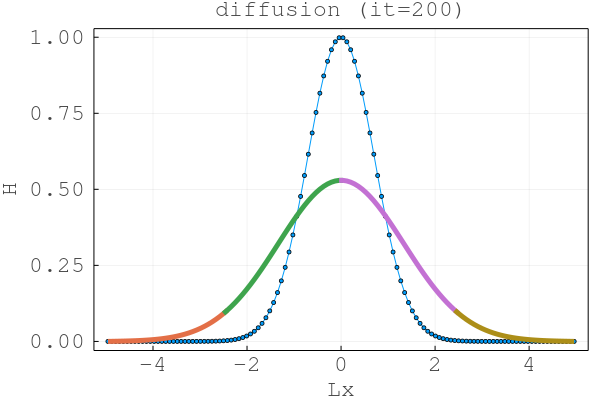

Julia code for this plot:
# Linear 1D diffusion with n fake mpi processes
using Plots

@views function diffusion_1D_nprocs(; do_visu=true)
    # Physics
    lx  = 10.0
    D   = 1.0
    nt  = 200
    # Numerics
    np  = 4             # number of procs
    nx  = 32            # local number of grid points
    # Derived numerics
    nxg = (nx-2)*np+2   # global number of grid points
    dxg = lx/nxg        # dx for global grid
    dt  = dxg^2/D/2.1
    # Array allocation
    x   = zeros(nx,np)  # local coord array
    C   = zeros(nx,np)  # local C array
    xt  = zeros(nxg)    # global coord array
    Ct  = zeros(nxg)    # global initial C array
    Cg  = zeros(nxg)    # global C array
    # Initial condition
    for ip = 1:np
        for ix = 1:nx
            dx = dxg/nx
            x[ix,ip] = ((ip-1)*(nx-2) + (ix-0.5))*dxg - 0.5*lx
            C[ix,ip] = exp(-x[ix,ip]^2)
        end
        i1 = 1 + (ip-1)*(nx-2)
        xt[i1:i1+nx-2] .= x[1:end-1,ip]; if (ip==np) xt[i1+nx-1] = x[end,ip] end
        Ct[i1:i1+nx-2] .= C[1:end-1,ip]; if (ip==np) Ct[i1+nx-1] = C[end,ip] end
    end
    # Time loop
    for it = 1:nt
        for ip = 1:np # compute physics locally
            C[2:end-1,ip] .= C[2:end-1,ip] .+ dt*D*diff(diff(C[:,ip])/dxg)/dxg
        end
        for ip = 1:np-1 # update boundaries
            C[end,ip] = C[2,ip+1]
            C[1,ip+1] = C[end-1,ip] 
        end
        for ip = 1:np # global picture
            i1 = 1 + (ip-1)*(nx-2)
            Cg[i1:i1+nx-2] .= C[1:end-1,ip]
        end
        # Visualise
        if do_visu
            fontsize = 12
            plot(xt, Ct, legend=false, linewidth=1, markershape=:circle, markersize=3, yaxis=font(fontsize, "Courier"), xaxis=font(fontsize, "Courier"), titlefontsize=fontsize, titlefont="Courier")
            # display(plot!(xt, Cg, legend=false, linewidth=3, framestyle=:box, xlabel="Lx", ylabel="H", title="diffusion (it=$(it))"))
            for ip = 1:np
                display(plot!(x[:,ip], C[:,ip], legend=false, linewidth=5, framestyle=:box, xlabel="Lx", ylabel="H", title="diffusion (it=$(it))"))
            end
        end
    end
    savefig("diffusion_1D_nprocs.png")
    return
end

diffusion_1D_nprocs(; do_visu=true)
